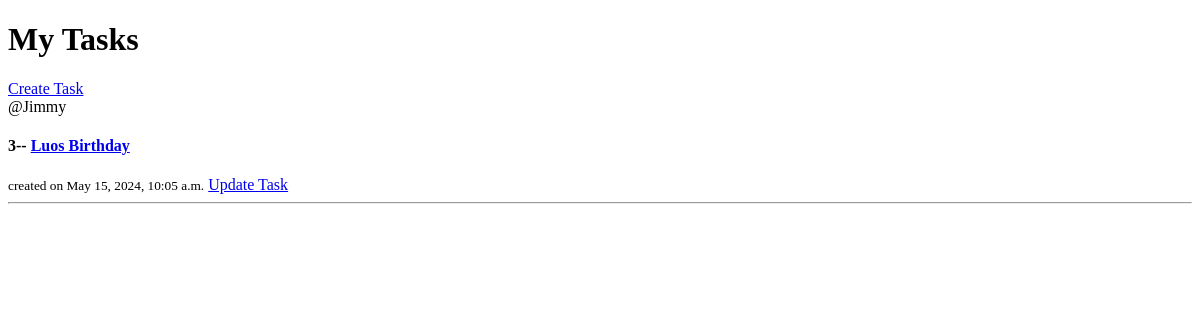
Before: / with the older database file.
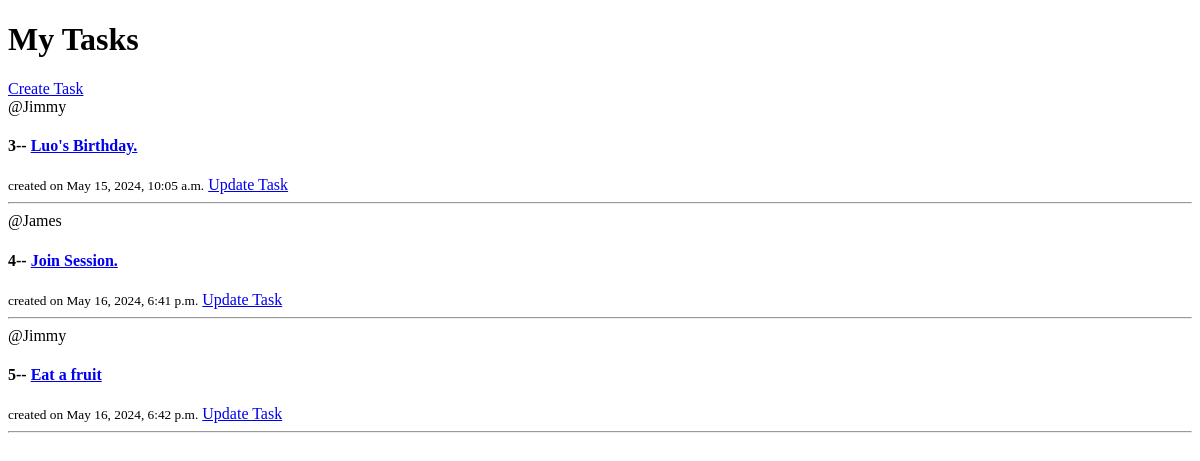
After: the same page with the newer database file.
### Tasks/models.py (models this page shows, shortened)
class Task(models.Model):
    title = models.CharField(max_length = 40)
    description = models.TextField(null = True, blank = True)
    date_created = models.DateTimeField(auto_now_add = True)
    date_due = models.DateTimeField()
    user = models.ForeignKey(User, on_delete = models.CASCADE,null = True)

### Tasks/views.py (the view)
# urls.py: path('',views.home, name = "home"),
def home(request):
    context = {'tasks': tasks}
    return render(request, 'Tasks/index.html',context)

### Tasks/templates/Tasks/index.html
{% include 'navbar.html' %}
<div>
    <a href="{% url 'createTask' %}">Create Task</a>
    {% for task in tasks %}
        <div>
            <span>@{{task.user}}</span>
            <h4>{{task.id}}--  <a href="{% url 'task' task.id %}">{{task.title}}</a></h4> <small>created on {{task.date_created}}</small>
            <a href="{% url 'updateTask' task.id%}">Update Task</a>
            <hr>
        </div>
    {% endfor %}
</div>

### templates/navbar.html (shortened to what this page needs)
<!DOCTYPE html>
<html lang="en">
<head>
</head>
<body>
   <h1>My Tasks</h1>
</body>
</html>

Changed rows visible on the page:
changed Task id 3: title "Luos Birthday" → "Luo's Birthday."
added Task: user "James", id "4", title "Join Session.", date_created "May 16, 2024, 6:41 p.m."
added Task: user "Jimmy", id "5", title "Eat a fruit", date_created "May 16, 2024, 6:42 p.m."
